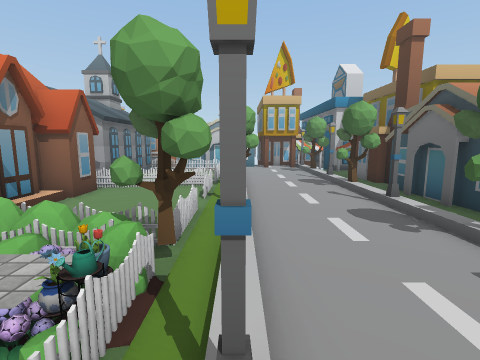
View 1 (above)

17 first-person views from a walk through a Unity game level. The camera is 1.5 m above the floor, tilts 8° down and sees 85° across. The floor is counted in squares, 1 m on a side. Each view is taken from the middle of a square. On the plan, view 1 faces up. The plan holds only what a view shows up to about 14 squares ahead; the rest is blank. The place goes on beyond the plan. The player character is not drawn. Some animated figures are left out. Some surface patterns are stand-ins.

View 2
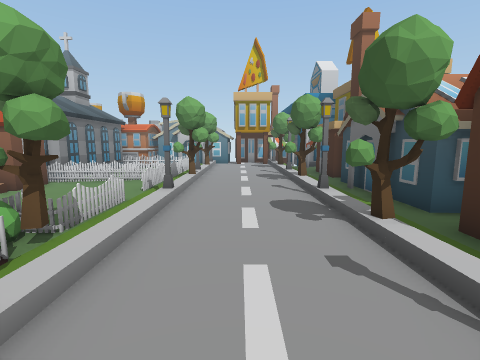

View 3
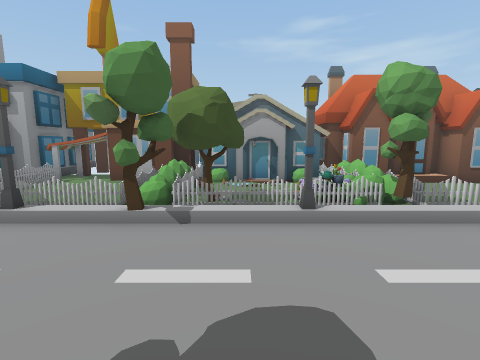

View 4
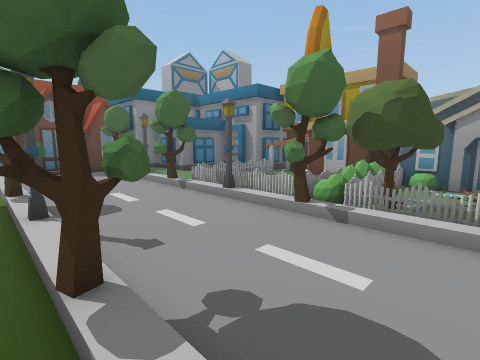

View 5
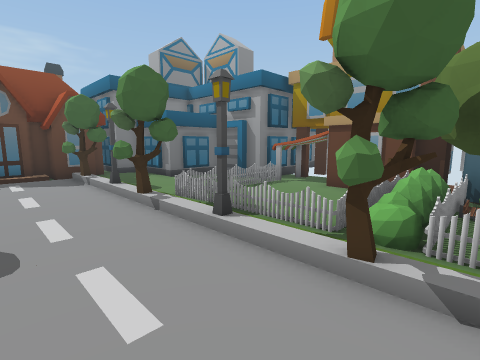

View 6
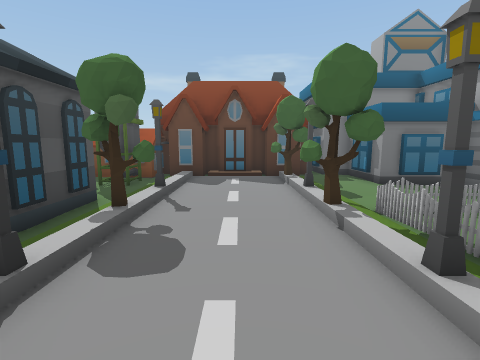

View 7
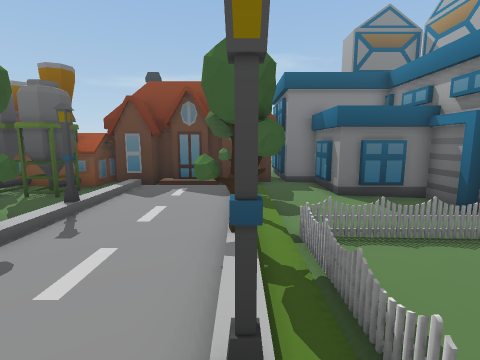

View 8
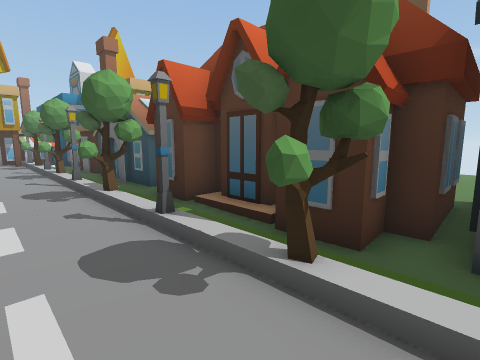

View 9
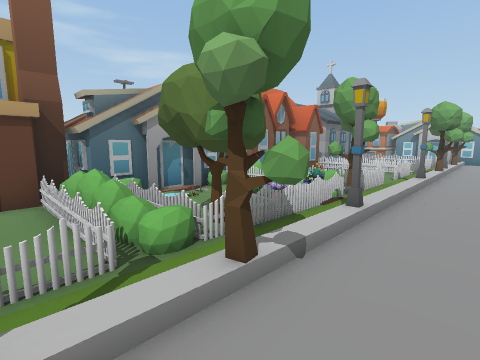

View 10
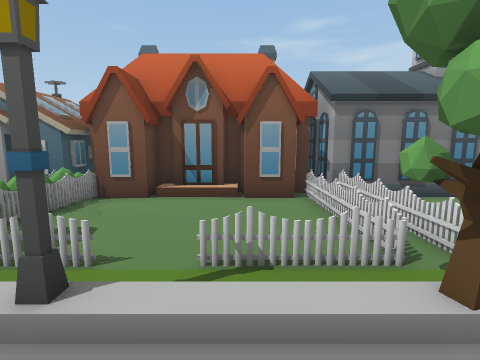

View 11
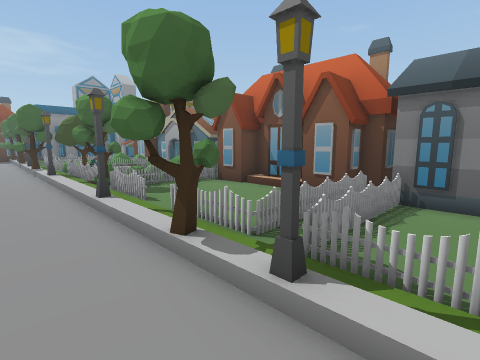

View 12
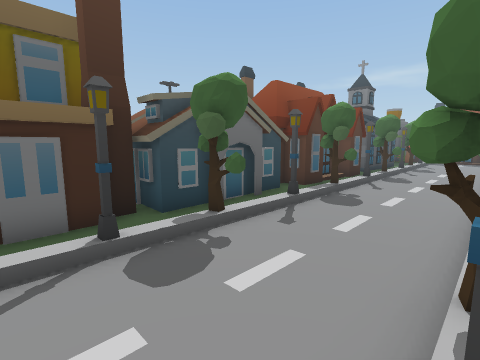

View 13
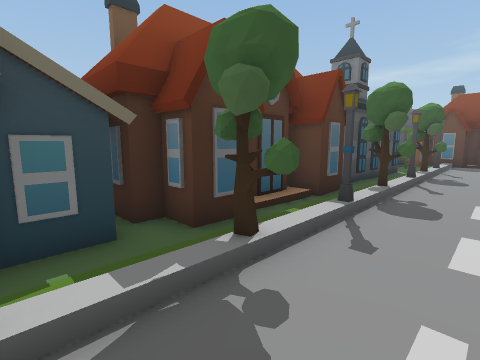

View 14
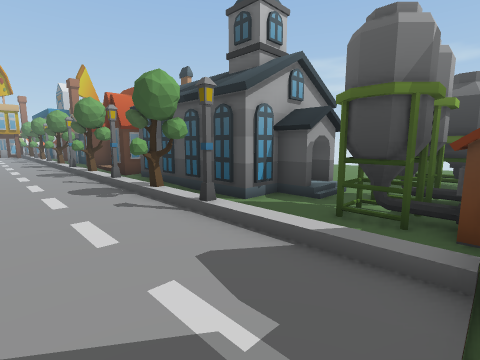

View 15
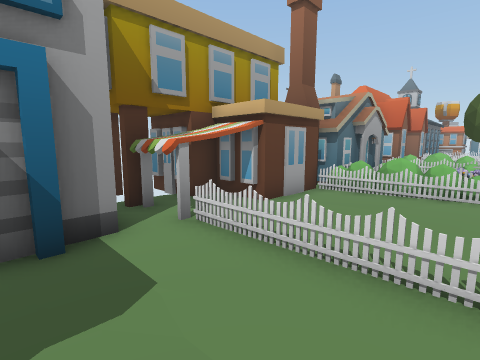

View 16
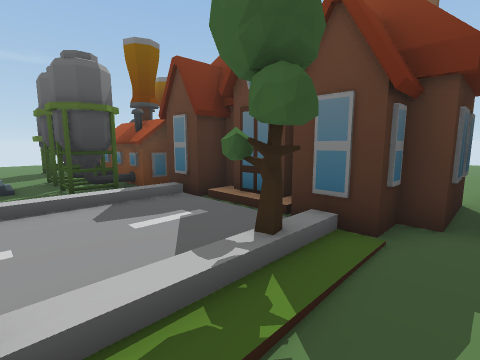

View 17
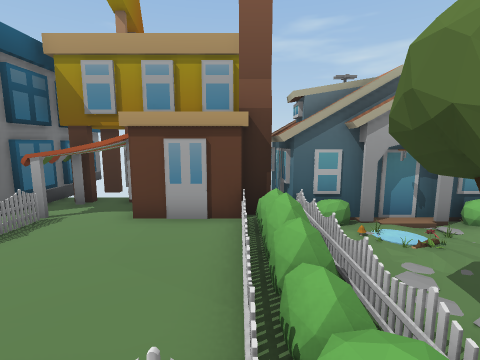

### Floor plan
Key: @ floor where view 1 was taken; # wall or solid block; x gap in a wall; . main floor; - floor 0.25 m lower than the main floor; / step, stairs or slope; O other object.
Columns run from 9 left of view 1 to 17 right of it. Each row starts with its distance up from view 1.
 14    #    O/.....O O
 13   ##--..OO...O.O O
 12   #OOOOO//.....OOOOOO
 11   #OOOOOOOO.....##
 10   ##-...O/...OO##
  9   ##-...O/.....#
  8   O--..../.....#
  7   #--...OO...O.#
  6   ##--..O/.....##
  5   ##..OOO/...O..##
  4   #OOOOOO/...OO##
  3   #O  OOOO.....##
  2         OO...../#
  1    OO. .OO...O./O
  0    #OO OO@.....##
 -1    OOOO O/...O.##
 -2 ###OOOOOOOO..OOO###........
 -3  OOOOOOOO/.....##
 -4  OOO....OO...O.#
 -5  OO.....O/.....#
 -6  OO.....O/.....#
 -7 OOO-....OOO..OO#
 -8 OOO//////O....O#
 -9 ###---.../.....###
-10   #-----/O...O...##
-11   #---..//...............
-12   ####..OOO....OOOO..OO..
-13      ##..O.....OOOO OOO
-14      ##..x...##OOOO  O
-15      ##.# OOO# OOOO
-16       ###
-17        ##

Where each view was taken, in squares from view 1:
view 1: 0 up, 0 right, facing up
view 2: 0 up, 2 right, facing up
view 3: 0 up, 5 right, facing left
view 4: 1 up, 5 right, facing down-left
view 5: 1 down, 3 right, facing down-left
view 6: 2 down, 2 right, facing down
view 7: 3 down, 0 right, facing down
view 8: 3 down, 2 right, facing up-right
view 9: 4 down, 2 right, facing up-left
view 10: 9 up, 2 right, facing left
view 11: 14 up, 2 right, facing down-left
view 12: 14 up, 0 right, facing down-right
view 13: 7 up, 2 right, facing down-right
view 14: 14 down, 1 right, facing up-right
view 15: 11 down, 2 left, facing up-left
view 16: 10 down, 2 left, facing down-right
view 17: 3 down, 0 right, facing left
